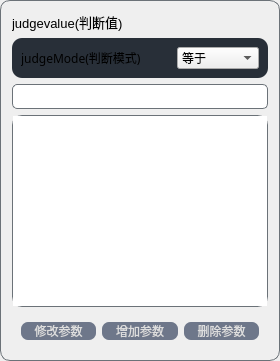
                            <widget class="QFrame" name="slicer_setting_frame">
                             <property name="styleSheet">
                              <string notr="true">QFrame{
border:1px solid rgb(107, 114, 120);
border-radius: 10px;
border-radius: 10px;
}</string>
                             </property>
                             <property name="frameShape">
                              <enum>QFrame::Shape::StyledPanel</enum>
                             </property>
                             <property name="frameShadow">
                              <enum>QFrame::Shadow::Raised</enum>
                             </property>
                             <layout class="QVBoxLayout" name="verticalLayout_8">
                              <item>
                               <widget class="QLabel" name="slicer_setting_label">
                                <property name="styleSheet">
                                 <string notr="true">border:none;
</string>
                                </property>
                                <property name="text">
                                 <string>&lt;html&gt;&lt;head/&gt;&lt;body&gt;&lt;p&gt;&lt;span style=&quot; font-size:10pt;&quot;&gt;judgevalue(判断值)&lt;/span&gt;&lt;/p&gt;&lt;/body&gt;&lt;/html&gt;</string>
                                </property>
                               </widget>
                              </item>
                              <item>
                               <widget class="QFrame" name="slicer_para_frame1">
                                <property name="minimumSize">
                                 <size>
                                  <width>0</width>
                                  <height>40</height>
                                 </size>
                                </property>
                                <property name="maximumSize">
                                 <size>
                                  <width>16777215</width>
                                  <height>40</height>
                                 </size>
                                </property>
                                <property name="styleSheet">
                                 <string notr="true">QFrame{
    background-color: #282F38;
    border-radius: 10px;
	border:none;
}
</string>
                                </property>
                                <property name="frameShape">
                                 <enum>QFrame::Shape::StyledPanel</enum>
                                </property>
                                <property name="frameShadow">
                                 <enum>QFrame::Shadow::Raised</enum>
                                </property>
                                <layout class="QHBoxLayout" name="horizontalLayout_12">
                                 <item>
                                  <widget class="QLabel" name="slicer_setting_label1">
                                   <property name="minimumSize">
                                    <size>
                                     <width>150</width>
                                     <height>0</height>
                                    </size>
                                   </property>
                                   <property name="maximumSize">
                                    <size>
                                     <width>150</width>
                                     <height>16777215</height>
                                    </size>
                                   </property>
                                   <property name="font">
                                    <font>
                                     <family>微软雅黑</family>
                                     <pointsize>15</pointsize>
                                     <italic>false</italic>
                                     <bold>false</bold>
                                    </font>
                                   </property>
                                   <property name="styleSheet">
                                    <string notr="true"/>
                                   </property>
                                   <property name="text">
                                    <string>&lt;html&gt;&lt;head/&gt;&lt;body&gt;&lt;p&gt;&lt;span style=&quot; font-size:9pt;&quot;&gt;judgeMode(判断模式)&lt;/span&gt;&lt;/p&gt;&lt;/body&gt;&lt;/html&gt;</string>
                                   </property>
                                  </widget>
                                 </item>
                                 <item>
                                  <widget class="QComboBox" name="judgemode_comboBox">
                                   <item>
                                    <property name="text">
                                     <string>等于</string>
                                    </property>
                                   </item>
                                   <item>
                                    <property name="text">
                                     <string>大于</string>
                                    </property>
                                   </item>
                                   <item>
                                    <property name="text">
                                     <string>小于</string>
                                    </property>
                                   </item>
                                  </widget>
                                 </item>
                                </layout>
                               </widget>
                              </item>
                              <item>
                               <widget class="QLineEdit" name="select_judge_lineedit">
                                <property name="minimumSize">
                                 <size>
                                  <width>0</width>
                                  <height>25</height>
                                 </size>
                                </property>
                                <property name="maximumSize">
                                 <size>
                                  <width>16777215</width>
                                  <height>25</height>
                                 </size>
                                </property>
                                <property name="styleSheet">
                                 <string notr="true">border:1px solid rgb(107, 114, 120);
border-radius: 10px;
font: 12pt &quot;微软雅黑&quot;;
border-radius: 5px;	</string>
                                </property>
                                <property name="text">
                                 <string/>
                                </property>
                               </widget>
                              </item>
                              <item>
                               <widget class="QListWidget" name="judge_listWidget">
                                <property name="minimumSize">
                                 <size>
                                  <width>200</width>
                                  <height>80</height>
                                 </size>
                                </property>
                                <property name="maximumSize">
                                 <size>
                                  <width>16777215</width>
                                  <height>9999</height>
                                 </size>
                                </property>
                                <property name="acceptDrops">
                                 <bool>false</bool>
                                </property>
                                <property name="styleSheet">
                                 <string notr="true">QListWidget
{
	border:1px solid rgb(107, 114, 120);
	border-radius: 10px;
	font: 9pt &quot;微软雅黑&quot;;
	border-radius: 10px;	
}
QListWidget::item:selected
{
	background-color:rgb(38,71,99);
	color: rgb(255, 255, 255);
}</string>
                                </property>
                                <property name="verticalScrollBarPolicy">
                                 <enum>Qt::ScrollBarPolicy::ScrollBarAsNeeded</enum>
                                </property>
                                <property name="editTriggers">
                                 <set>QAbstractItemView::EditTrigger::NoEditTriggers</set>
                                </property>
                                <property name="showDropIndicator" stdset="0">
                                 <bool>false</bool>
                                </property>
                                <property name="dragEnabled">
                                 <bool>false</bool>
                                </property>
                                <property name="dragDropOverwriteMode">
                                 <bool>false</bool>
                                </property>
                                <property name="dragDropMode">
                                 <enum>QAbstractItemView::DragDropMode::NoDragDrop</enum>
                                </property>
                                <property name="selectionMode">
                                 <enum>QAbstractItemView::SelectionMode::SingleSelection</enum>
                                </property>
                                <property name="selectionBehavior">
                                 <enum>QAbstractItemView::SelectionBehavior::SelectItems</enum>
                                </property>
                                <property name="currentRow">
                                 <number>-1</number>
                                </property>
                               </widget>
                              </item>
                              <item>
                               <widget class="QFrame" name="select_slicer_frame_4">
                                <property name="styleSheet">
                                 <string notr="true">border:none;</string>
                                </property>
                                <property name="frameShape">
                                 <enum>QFrame::Shape::StyledPanel</enum>
                                </property>
                                <property name="frameShadow">
                                 <enum>QFrame::Shadow::Raised</enum>
                                </property>
                                <layout class="QHBoxLayout" name="horizontalLayout_13">
                                 <item>
                                  <widget class="QPushButton" name="change_judge_btn">
                                   <property name="styleSheet">
                                    <string notr="true">QPushButton:hover {
	background-color: rgb(42, 62, 80);
	color: rgb(255, 255, 255);
}
QPushButton:pressed {
    background-color: rgb(40, 44, 52);
}
QPushButton {
    background-color: rgb(110, 119, 138);
   	color: rgb(221, 221, 221);
    font: 8pt &quot;微软雅黑&quot;;
	border-radius: 7px;
}
</string>
                                   </property>
                                   <property name="text">
                                    <string>修改参数</string>
                                   </property>
                                  </widget>
                                 </item>
                                 <item>
                                  <widget class="QPushButton" name="add_judge_btn">
                                   <property name="styleSheet">
                                    <string notr="true">QPushButton:hover {
	background-color: rgb(42, 62, 80);
	color: rgb(255, 255, 255);
}
QPushButton:pressed {
    background-color: rgb(40, 44, 52);
}
QPushButton {
    background-color: rgb(110, 119, 138);
   	color: rgb(221, 221, 221);
    font: 8pt &quot;微软雅黑&quot;;
	border-radius: 7px;
}
</string>
                                   </property>
                                   <property name="text">
                                    <string>增加参数</string>
                                   </property>
                                  </widget>
                                 </item>
                                 <item>
                                  <widget class="QPushButton" name="delect_judge_btn">
                                   <property name="styleSheet">
                                    <string notr="true">QPushButton:hover {
	background-color: rgb(42, 62, 80);
	color: rgb(255, 255, 255);
}
QPushButton:pressed {
    background-color: rgb(40, 44, 52);
}
QPushButton {
    background-color: rgb(110, 119, 138);
   	color: rgb(221, 221, 221);
    font: 8pt &quot;微软雅黑&quot;;
	border-radius: 7px;
}
</string>
                                   </property>
                                   <property name="text">
                                    <string>删除参数</string>
                                   </property>
                                  </widget>
                                 </item>
                                </layout>
                               </widget>
                              </item>
                             </layout>
                            </widget>
